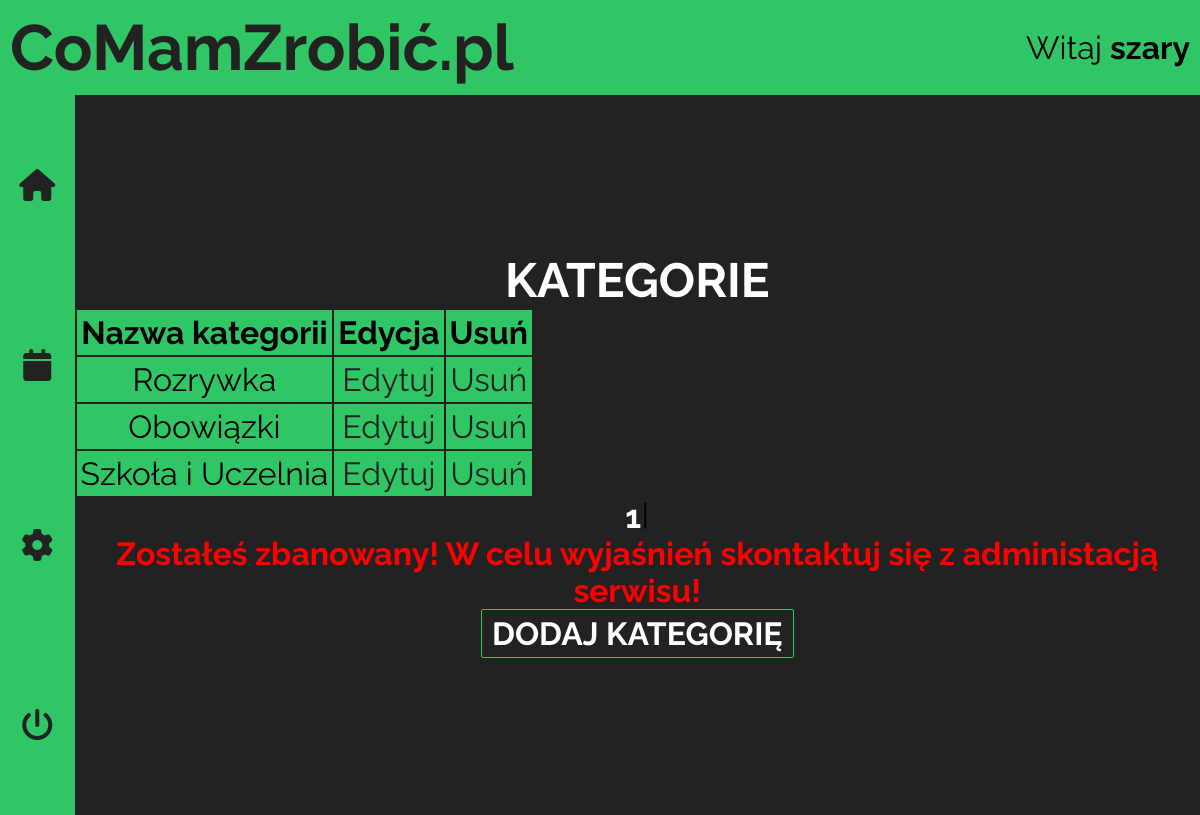
The page /categories.php?page=1 (signed in) on the database its author committed.
### tables this page shows
CREATE TABLE IF NOT EXISTS `categories` (
  `ID` int(10) UNSIGNED NOT NULL AUTO_INCREMENT,
  `categoryName` varchar(20) NOT NULL,
  PRIMARY KEY (`ID`)
);

### categories.php (the view, shortened to what this page needs)
<!DOCTYPE html>
<html lang="pl-PL">
<head>
  <link rel="stylesheet" href="https://cdnjs.cloudflare.com/ajax/libs/font-awesome/6.1.1/css/all.min.css"
 />
  <link rel="stylesheet" href="src/css/styles.css">
</head>
<body>
  <div class="container">
    <?php
    include_once("panelHeader.php");
    ?>
    <main class="main-section">
      <?php
      include_once("panelNavigation.php");
      ?>
      <section class="panel-section">
        <h2 class="panel-heading2">Kategorie</h2>
        <aside class="table">
          <?php
          function t1($val, $min, $max)
          {
            return ($val >= $min && $val <= $max);
          }
          require_once('connect.php');
          $thingsCountQuery = $conn->query("SELECT COUNT(ID) as cnt FROM thingstodo");
          $thingsCount = $thingsCountQuery->fetch_object()->cnt;
          $limit = 10;
          $currentPage = isset($_GET['page']) ? intval($_GET['page'] - 1) : 1;
          $from = $currentPage * $limit;
          $allPages = ceil($thingsCount / $limit);
          $thingsQuery = "SELECT ID,categoryName FROM categories ORDER BY ID LIMIT {$from}, {$limit}";
          $result = $conn->query($thingsQuery);
          if ($result->num_rows > 0) {
            echo '<table class="tables">';
            echo <<<HEAD
              <tr>
                <th>Nazwa kategorii</th>
                <th>Edycja</th>
                <th>Usuń</th>
              </tr>
            HEAD;
            while ($row = $result->fetch_object()) {
              echo <<<TABLE
              <tr>
                <td>$row->categoryName</td>
                <td><a class="edit-links" href="editCategoryForm.php?id={$row->ID}">Edytuj</a></td>
                <td><a class="edit-links" href="deleteCategory.php?id={$row->ID}">Usuń</a></td>
              TABLE;
            }
            echo '</table>';
            echo '<section class="pages-section">';
            for ($i = 1; $i <= $allPages; $i++) {
              $active = ($i == ($currentPage + 1)) ? 'active' : '';
              if (t1($i, ($currentPage - 3), ($currentPage + 5))) {
                echo <<<END
                <a class="pages-links {$active}" href="users.php?page={$i}">{$i}</a><i class="space">|</i>
              END;
              }
            }
            echo '</section>';
          } else {
            echo <<<ERROR
              <p class="paragraph error">Brak kategorii!</p>
            ERROR;
          }
          ?>
          <?php
          if (isset($_SESSION['success'])) {
            echo <<<END
                  <p class="paragraph success">{$_SESSION['success']}</p>
                END;
            unset($_SESSION['success']);
          } else if (isset($_SESSION['error'])) {
            echo <<<END
                  <p class="paragraph error">{$_SESSION['error']}</p>
                END;
          }
          ?>
          <section class="addElement">
            <a href="addCategoryForm.php" class="buttons">Dodaj kategorię</a>
          </section>
        </aside>
      </section>
    </main>
  </div>
</body>
</html>

### src/css/styles.css (style rules this page uses)
* { margin: 0; padding: 0; -webkit-box-sizing: border-box; box-sizing: border-box; }
div.container { max-width: 1920px; margin: 0 auto; overflow: hidden; font-family: "Raleway", "Arial", sans-serif; font-size: 10px; }
.buttons { -webkit-box-sizing: content-box; box-sizing: content-box; border: 1px solid #30c665; border-radius: 2px; padding: 5px 10px; background-color: transparent; font-weight: 700; font-size: 1.2rem; color: white; text-transform: uppercase; cursor: pointer; -webkit-transition: background-color 0.2s linear, color 0.2s linear, border-color 0.2s linear; transition: background-color 0.2s linear, color 0.2s linear, border-color 0.2s linear; }
a.buttons { text-decoration: none; }
a.pages-links { color: #fff; font-size: 2rem; text-decoration: none; -webkit-transition: color 0.2s linear; transition: color 0.2s linear; }
a.pages-links.active { font-weight: 700; }
.space { font-size: 1.8rem; }
a.edit-links { color: #222; text-decoration: none; -webkit-transition: color 0.2s linear; transition: color 0.2s linear; }
p.paragraph { font-size: 2rem; text-align: center; }
p.paragraph.error { font-weight: bold; color: red; }
h2.panel-heading2 { font-size: 3rem; color: #fff; text-transform: uppercase; }
main.main-section { display: -webkit-box; display: -ms-flexbox; display: flex; -webkit-box-orient: horizontal; -webkit-box-direction: normal; -ms-flex-direction: row; flex-direction: row; }
main.main-section section.panel-section { display: -webkit-box; display: -ms-flexbox; display: flex; -webkit-box-orient: vertical; -webkit-box-direction: normal; -ms-flex-direction: column; flex-direction: column; -webkit-box-pack: center; -ms-flex-pack: center; justify-content: center; -webkit-box-align: center; -ms-flex-align: center; align-items: center; -webkit-box-flex: 2; -ms-flex-positive: 2; flex-grow: 2; background-color: #222; }
section.pages-section { display: -webkit-box; display: -ms-flexbox; display: flex; -webkit-box-orient: horizontal; -webkit-box-direction: normal; -ms-flex-direction: row; flex-direction: row; -webkit-box-pack: center; -ms-flex-pack: center; justify-content: center; }
section.addElement { display: -webkit-box; display: -ms-flexbox; display: flex; -webkit-box-pack: center; -ms-flex-pack: center; justify-content: center; }
table.tables { font-size: 2rem; border-collapse: collapse; }
table.tables td, table.tables th { -webkit-box-sizing: content-box; box-sizing: content-box; border: 2px solid #222; padding: 4px; text-align: center; }
table.tables tr { background-color: #30c665; }
@media (min-width: 360px) { .buttons { font-size: 1.3rem; } }
@media (min-width: 390px) { .buttons { font-size: 1.5rem; } }
@media (orientation: landscape) and (min-width: 890px) { .buttons { font-size: 1.5rem; } }
@media (min-width: 768px) { .buttons { font-size: 1.8rem; } }
@media (min-width: 1024px) { .buttons { font-size: 2rem; } }

### rows shown on the page
categories: categoryName "Rozrywka"
categories: categoryName "Obowiązki"
categories: categoryName "Szkoła i Uczelnia"

### other values the page prints
$_SESSION['nick'] "szary"
$_SESSION['error'] "Zostałeś zbanowany! W celu wyjaśnień skontaktuj się z administacją serwisu!"
